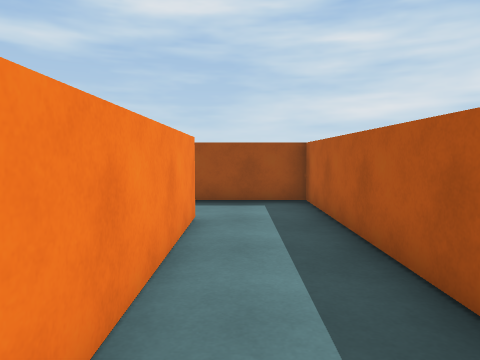
[1] (above)

24 first-person views from a walk through a 3-D level made in the Unity game engine. The camera is 1.2 m above the floor, tilts 4° down and sees 70° across. The floor is counted in squares, 1 m on a side. Each view is taken from the middle of a square. On the plan, view 1 faces up. The plan holds only what a view shows up to about 14 squares ahead; the rest is blank. The place goes on beyond the plan.

[2]
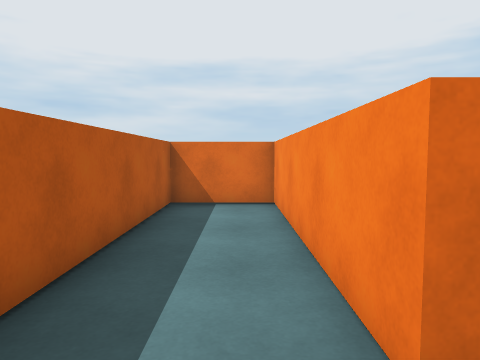

[3]
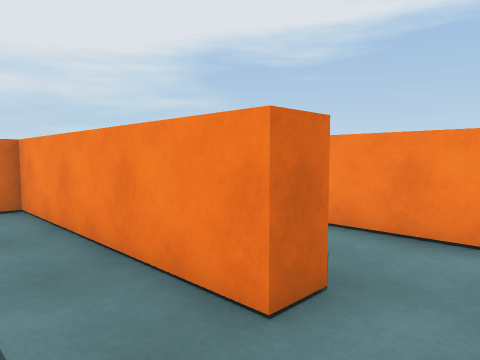

[4]
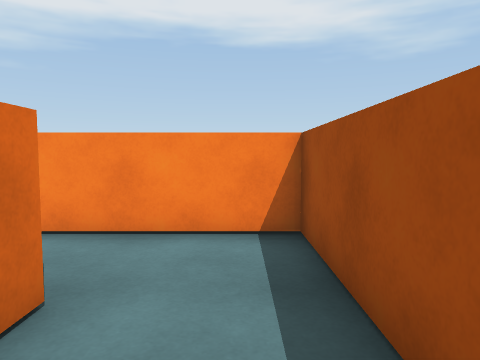

[5]
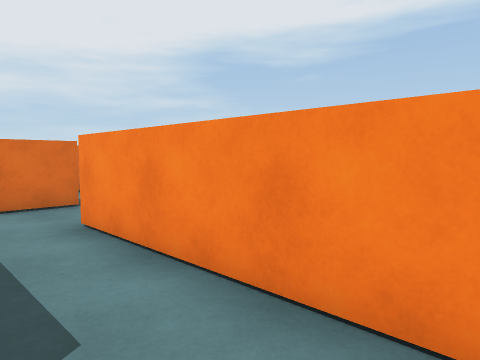

[6]
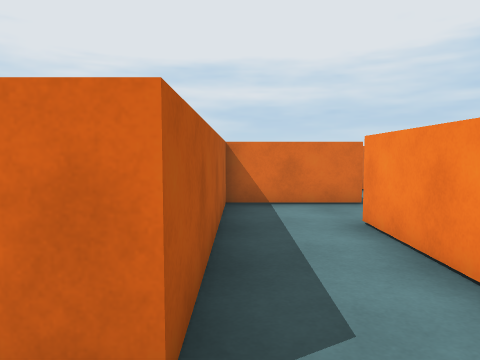

[7]
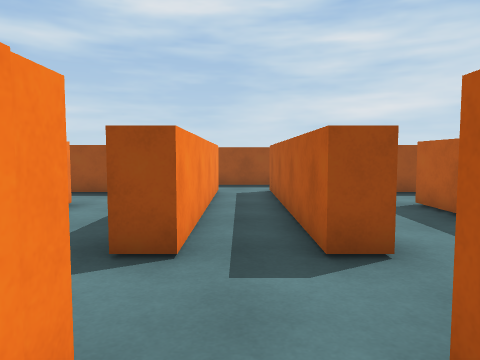

[8]
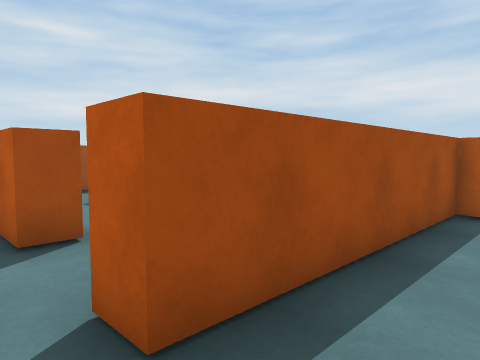

[9]
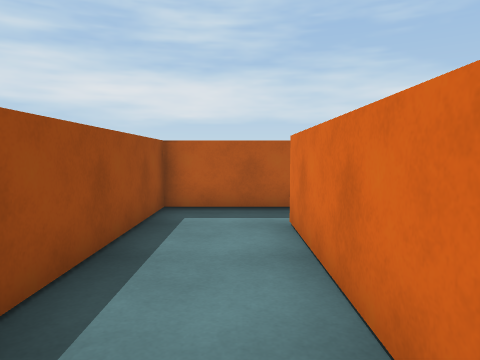

[10]
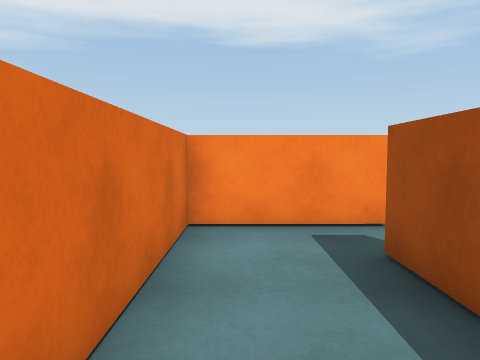

[11]
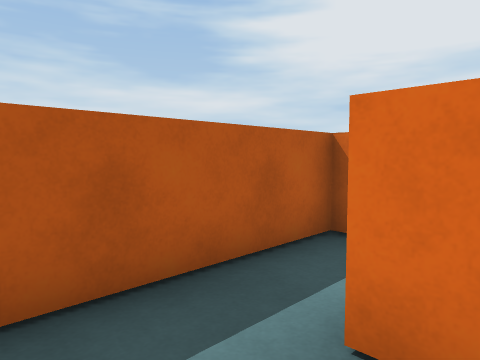

[12]
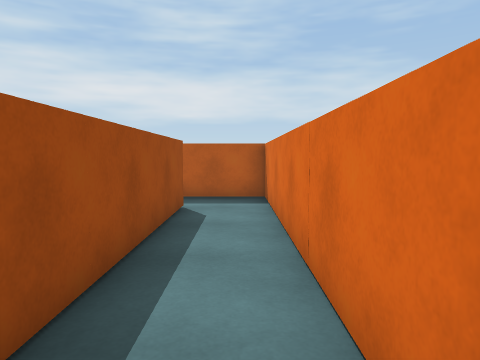

[13]
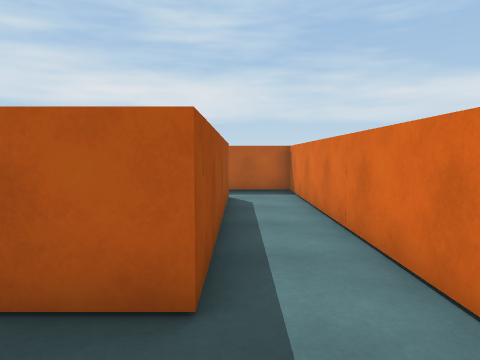

[14]
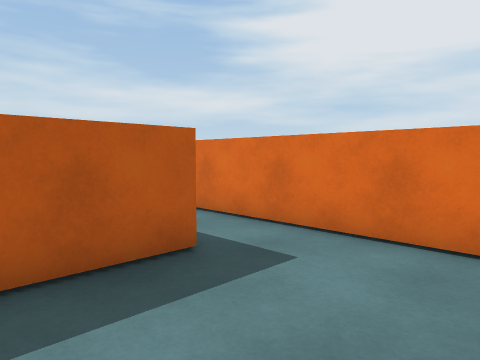

[15]
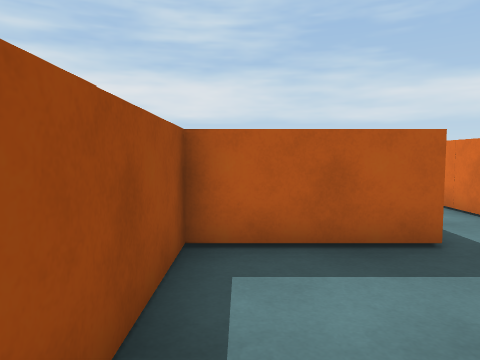

[16]
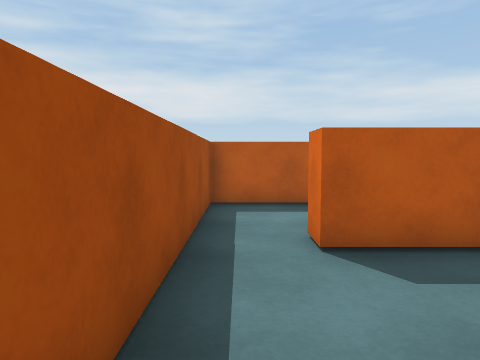

[17]
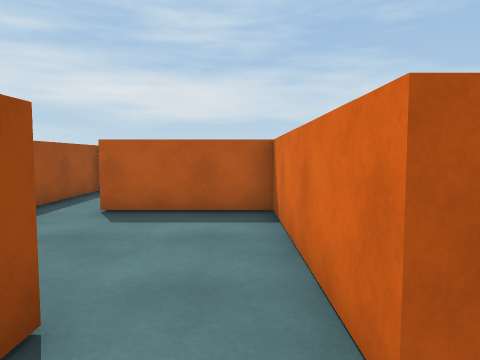

[18]
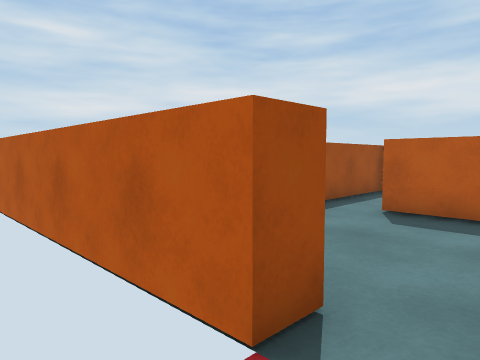

[19]
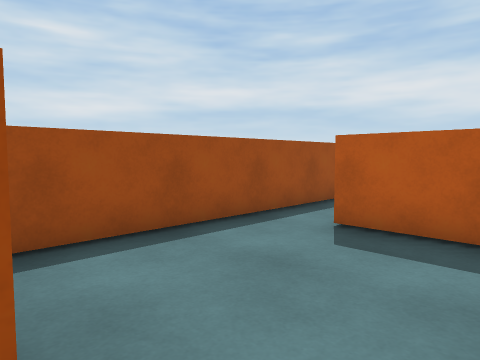

[20]
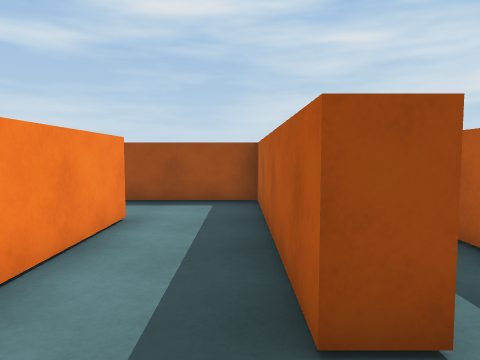

[21]
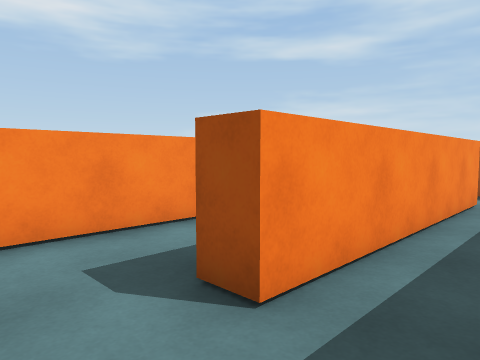

[22]
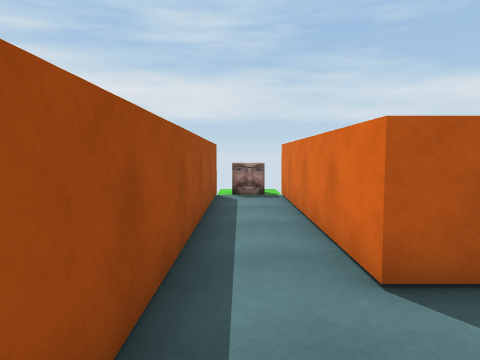

[23]
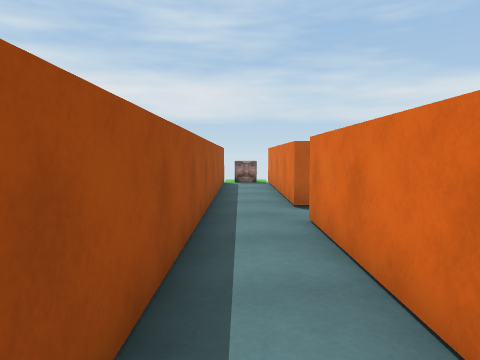

[24]
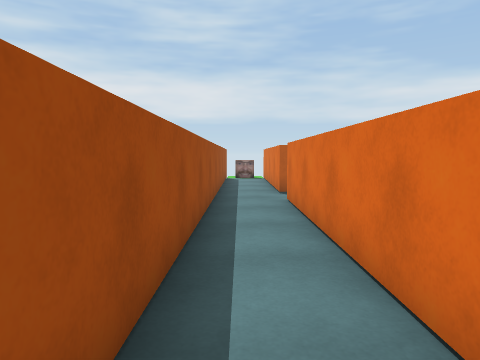

### Floor plan
Points are (right, up) in squares from view 1. A wall is a line through its corners. A room is listed if a view was taken in it or the views show most of it. See-through windows are left out.
Room 1 (views 1, 2, 3, 4)
walls: (-0.8, 6.4) (-0.8, -0.5) (1.7, -0.5) (1.7, 8.9) (-0.5, 8.9)
ways out: opening at (-1, 7.5) to room 2
Room 2 (views 5, 6)
walls: (-3.5, -0.5) (-1.6, -0.5) (-1.6, 6.4) (-0.8, 6.4); (-0.5, 8.9) (-4.2, 8.9) (-4.2, 2)
ways out: opening at (-1, 7.5) to room 1; opening at (-4.5, 0.5) to room 7
Room 3 (views 7, 8, 9, 10, 11)
walls: (-6.7, -1.4) (-6.7, -3.9) (0, -3.9); (1.7, -3.5) (1.7, -1.3) (-5, -1.3)
ways out: opening at (0.5, -4) to room 4; opening at (-6, -1) to room 7
Room 4 (views 12, 13)
walls: (0, -4.7) (-7.5, -4.7) (-7.5, -1.3) (-10.4, -1.3); (-10.2, -6.7) (1.7, -6.7) (1.7, -3.5)
ways out: opening at (0.5, -4) to room 3; opening at (-11, -2.5) to room 5
Room 5 (views 14, 15, 16, 17, 18, 19)
walls: (-16.6, -4.7) (-17.5, -4.7) (-17.5, 2.4); (-17.5, -6.7) (-11.7, -6.7) (-11.7, -3) (-10.9, -3); (-10.4, -1.3) (-16.1, -1.3)
ways out: opening at (-11, -2.5) to room 4
Room 6 (view 20)
walls: (-7.5, 2) (-7.5, 8.9) (-9.5, 8.9); (-10.2, 6.5) (-10.2, 0.9)
ways out: opening at (-7, 0.5) to room 7; opening at (-10.5, 7.5)
Room 7 (views 21, 22, 23, 24)
walls: (-4.2, 2) (-5, 2) (-5, 9.7) (2.5, 9.7); (-14.2, 9.7) (-6.7, 9.7) (-6.7, 2) (-7.5, 2); (-6.7, -0.4) (-6.7, -1.4); (2.4, 11.7) (-15.1, 11.7); (-5, -1.3) (-5, -0.5) (-3.5, -0.5)
ways out: opening at (-4.5, 0.5) to room 2; opening at (-6, -1) to room 3; opening at (-7, 0.5) to room 6
objects: other object (3, 10) to (4, 11)

Where each view was taken, in squares from view 1:
view 1: 0 up, 0 right, facing up
view 2: 8 up, 0 right, facing down
view 3: 8 up, 1 right, facing down-left
view 4: 8 up, 1 right, facing left
view 5: 8 up, 2 left, facing down-left
view 6: 8 up, 2 left, facing down
view 7: 2 down, 6 left, facing up
view 8: 3 down, 6 left, facing up-right
view 9: 3 down, 6 left, facing right
view 10: 3 down, 1 left, facing left
view 11: 2 down, 1 left, facing down-right
view 12: 6 down, 8 left, facing right
view 13: 5 down, 10 left, facing right
view 14: 2 down, 11 left, facing down-right
view 15: 2 down, 12 left, facing right
view 16: 2 down, 16 left, facing right
view 17: 6 down, 19 left, facing right
view 18: 6 down, 19 left, facing up-right
view 19: 6 down, 17 left, facing up-right
view 20: 0 up, 8 left, facing up
view 21: 0 up, 5 left, facing up-left
view 22: 11 up, 8 left, facing right
view 23: 11 up, 13 left, facing right
view 24: 11 up, 16 left, facing right
